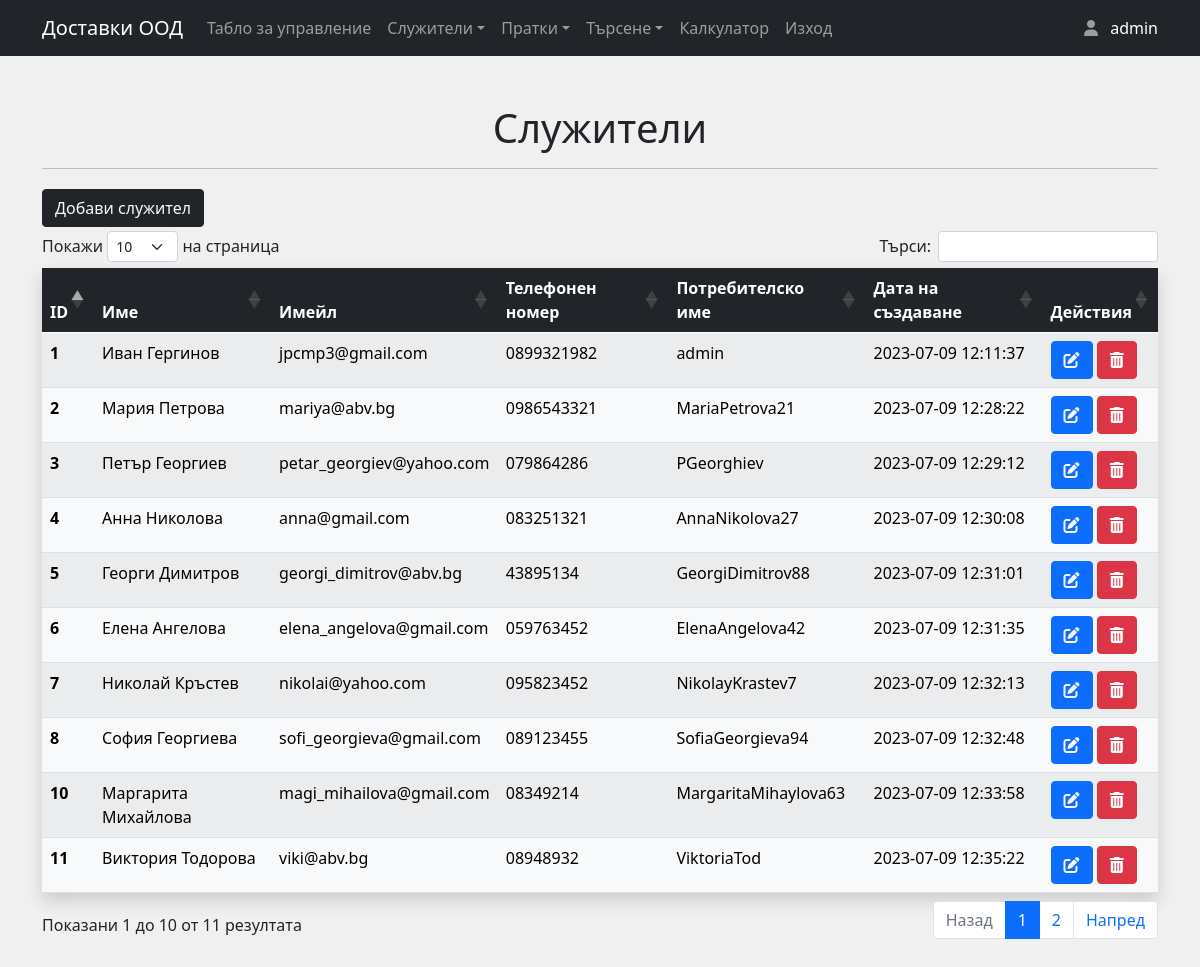
Page /users_list.php (signed in) on the committed database.
### tables this page shows
CREATE TABLE `users` (
  `usersId` int(6) NOT NULL,
  `usersName` varchar(128) NOT NULL,
  `usersEmail` varchar(128) NOT NULL,
  `usersPhoneNumber` varchar(20) NOT NULL,
  `usersUid` varchar(128) NOT NULL,
  `usersPwd` varchar(128) NOT NULL,
  `userCreatedDate` datetime NOT NULL DEFAULT current_timestamp()
);

### users_list.php (the view, shortened to what this page needs)
<?php
include_once 'header.php';
include_once 'includes/dbh.inc.php';
?>
<div class="container my-5">
    <h1 class="text-center my-3">Служители</h1>
    <hr>
    <a href="add_user.php" class="btn btn-dark text-light my-1" style="text-decoration: none">Добави служител</a>
    <table id="example" class="table shadow table-striped" style="width:100%">
        <thead class="table-dark">
            <tr>
                <th scope="col">ID</th>
                <th scope="col">Име</th>
                <th scope="col">Имейл</th>
                <th scope="col">Телефонен номер</th>
                <th scope="col">Потребителско име</th>
                <th scope="col">Дата на създаване</th>
                <th scope="col">Действия</th>
            </tr>
        </thead>
        <tbody class="table-light">
            <?php
            $sql = "SELECT * FROM users";
            $resultData = mysqli_query($conn, $sql);
            if ($resultData) {
                while ($row = mysqli_fetch_assoc($resultData)) {
                    $id = $row['usersId'];
                    $name = $row['usersName'];
                    $email = $row['usersEmail'];
                    $phoneNumber = $row['usersPhoneNumber'];
                    $username = $row['usersUid'];
                    $userCreatedDate = $row['userCreatedDate'];
                    echo '<tr>
            <th scope="row">' . $id . '</th>
            <td>' . $name . '</td>
            <td>' . $email . '</td>
            <td>' . $phoneNumber . '</td>
            <td>' . $username . '</td>
            <td>' . $userCreatedDate . '</td>
            <td>
              <a href="updateUser.php?updateid=' . $id . '" class="btn btn-primary text-light" style="text-decoration: none"><i class="fas fa-edit"></i></a>
              <button type="button" class="btn btn-danger delete-button" data-id="' . $id . '"><i class="fas fa-trash-alt"></i></button>
            </td>
          </tr>';
                }
            }
            ?>
    </table>
</div>

### rows in the picture
users: usersId "1", usersName "Иван Гергинов", usersEmail "jpcmp3@gmail.com", usersPhoneNumber "0899321982", usersUid "admin", userCreatedDate "2023-07-09 12:11:37"
users: usersId "2", usersName "Мария Петрова", usersEmail "mariya@abv.bg", usersPhoneNumber "0986543321", usersUid "MariaPetrova21", userCreatedDate "2023-07-09 12:28:22"
users: usersId "3", usersName "Петър Георгиев", usersEmail "petar_georgiev@yahoo.com", usersPhoneNumber "079864286", usersUid "PGeorghiev", userCreatedDate "2023-07-09 12:29:12"
users: usersId "4", usersName "Анна Николова", usersEmail "anna@gmail.com", usersPhoneNumber "083251321", usersUid "AnnaNikolova27", userCreatedDate "2023-07-09 12:30:08"
users: usersId "5", usersName "Георги Димитров", usersEmail "georgi_dimitrov@abv.bg", usersPhoneNumber "43895134", usersUid "GeorgiDimitrov88", userCreatedDate "2023-07-09 12:31:01"
users: usersId "6", usersName "Елена Ангелова", usersEmail "elena_angelova@gmail.com", usersPhoneNumber "059763452", usersUid "ElenaAngelova42", userCreatedDate "2023-07-09 12:31:35"
users: usersId "7", usersName "Николай Кръстев", usersEmail "nikolai@yahoo.com", usersPhoneNumber "095823452", usersUid "NikolayKrastev7", userCreatedDate "2023-07-09 12:32:13"
users: usersId "8", usersName "София Георгиева", usersEmail "sofi_georgieva@gmail.com", usersPhoneNumber "089123455", usersUid "SofiaGeorgieva94", userCreatedDate "2023-07-09 12:32:48"
users: usersId "10", usersName "Маргарита Михайлова", usersEmail "magi_mihailova@gmail.com", usersPhoneNumber "08349214", usersUid "MargaritaMihaylova63", userCreatedDate "2023-07-09 12:33:58"
users: usersId "11", usersName "Виктория Тодорова", usersEmail "viki@abv.bg", usersPhoneNumber "08948932", usersUid "ViktoriaTod", userCreatedDate "2023-07-09 12:35:22"

### other values in the picture
$_SESSION["useruid"] "admin"
